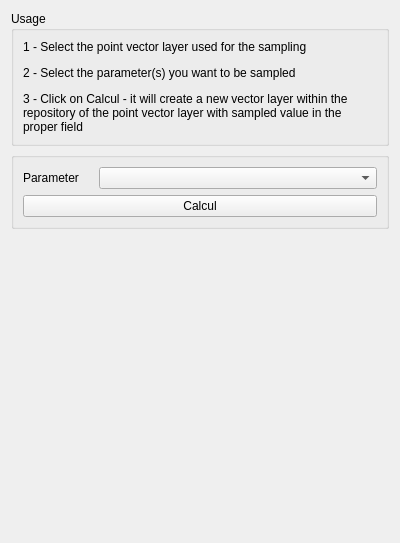
<?xml version="1.0" encoding="UTF-8"?>
<ui version="4.0">
 <class>Export_Samplingtool</class>
 <widget class="QWidget" name="Export_Samplingtool">
  <property name="geometry">
   <rect>
    <x>0</x>
    <y>0</y>
    <width>400</width>
    <height>543</height>
   </rect>
  </property>
  <property name="windowTitle">
   <string>Form</string>
  </property>
  <layout class="QVBoxLayout" name="verticalLayout">
   <item>
    <widget class="QGroupBox" name="groupBox">
     <property name="title">
      <string>Usage</string>
     </property>
     <layout class="QVBoxLayout" name="verticalLayout_2">
      <item>
       <widget class="QLabel" name="label">
        <property name="text">
         <string>&lt;html&gt;&lt;head/&gt;&lt;body&gt;&lt;p&gt;1 - Select the point vector layer used for the sampling&lt;/p&gt;&lt;p&gt;2 - Select the parameter(s) you want to be sampled&lt;/p&gt;&lt;p&gt;3 - Click on Calcul - it will create a new vector layer within the repository of the point vector layer with sampled value in the proper field&lt;/p&gt;&lt;/body&gt;&lt;/html&gt;</string>
        </property>
        <property name="textFormat">
         <enum>Qt::AutoText</enum>
        </property>
        <property name="wordWrap">
         <bool>true</bool>
        </property>
       </widget>
      </item>
     </layout>
    </widget>
   </item>
   <item>
    <widget class="QGroupBox" name="groupBox_14">
     <property name="sizePolicy">
      <sizepolicy hsizetype="Preferred" vsizetype="Fixed">
       <horstretch>0</horstretch>
       <verstretch>0</verstretch>
      </sizepolicy>
     </property>
     <property name="maximumSize">
      <size>
       <width>16777215</width>
       <height>90</height>
      </size>
     </property>
     <property name="title">
      <string/>
     </property>
     <layout class="QGridLayout" name="gridLayout_13">
      <property name="horizontalSpacing">
       <number>20</number>
      </property>
      <item row="1" column="0">
       <widget class="QLabel" name="label_22">
        <property name="sizePolicy">
         <sizepolicy hsizetype="Fixed" vsizetype="Minimum">
          <horstretch>0</horstretch>
          <verstretch>0</verstretch>
         </sizepolicy>
        </property>
        <property name="text">
         <string>Parameter</string>
        </property>
       </widget>
      </item>
      <item row="1" column="1">
       <widget class="QComboBox" name="comboBox_parametreschooser">
        <property name="sizePolicy">
         <sizepolicy hsizetype="Preferred" vsizetype="Fixed">
          <horstretch>0</horstretch>
          <verstretch>0</verstretch>
         </sizepolicy>
        </property>
       </widget>
      </item>
      <item row="2" column="0" colspan="2">
       <widget class="QPushButton" name="pushButton_calc">
        <property name="enabled">
         <bool>true</bool>
        </property>
        <property name="sizePolicy">
         <sizepolicy hsizetype="Preferred" vsizetype="Fixed">
          <horstretch>0</horstretch>
          <verstretch>0</verstretch>
         </sizepolicy>
        </property>
        <property name="text">
         <string>Calcul</string>
        </property>
        <property name="icon">
         <iconset>
          <normaloff>:/plugins/PostTelemac/icons/Play_48x48.png</normaloff>:/plugins/PostTelemac/icons/Play_48x48.png</iconset>
        </property>
       </widget>
      </item>
     </layout>
    </widget>
   </item>
   <item>
    <spacer name="verticalSpacer">
     <property name="orientation">
      <enum>Qt::Vertical</enum>
     </property>
     <property name="sizeHint" stdset="0">
      <size>
       <width>20</width>
       <height>40</height>
      </size>
     </property>
    </spacer>
   </item>
  </layout>
 </widget>
 <resources/>
 <connections/>
</ui>
